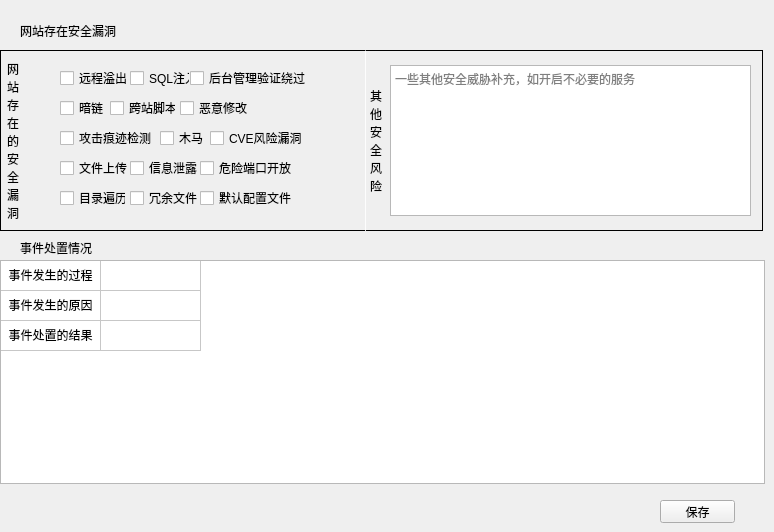
   <widget class="QWidget" name="tab_4">
    <attribute name="title">
     <string>事件处置</string>
    </attribute>
    <widget class="QLabel" name="label_15">
     <property name="geometry">
      <rect>
       <x>20</x>
       <y>20</y>
       <width>101</width>
       <height>21</height>
      </rect>
     </property>
     <property name="text">
      <string>网站存在安全漏洞</string>
     </property>
    </widget>
    <widget class="QLabel" name="label_16">
     <property name="geometry">
      <rect>
       <x>7</x>
       <y>50</y>
       <width>21</width>
       <height>181</height>
      </rect>
     </property>
     <property name="layoutDirection">
      <enum>Qt::LeftToRight</enum>
     </property>
     <property name="styleSheet">
      <string notr="true">font: 75 10pt &quot;Agency FB&quot;;
</string>
     </property>
     <property name="text">
      <string>网站存在的安全漏洞 </string>
     </property>
     <property name="alignment">
      <set>Qt::AlignLeading|Qt::AlignLeft|Qt::AlignVCenter</set>
     </property>
     <property name="wordWrap">
      <bool>true</bool>
     </property>
    </widget>
    <widget class="QLabel" name="label_17">
     <property name="geometry">
      <rect>
       <x>0</x>
       <y>50</y>
       <width>763</width>
       <height>181</height>
      </rect>
     </property>
     <property name="frameShape">
      <enum>QFrame::Panel</enum>
     </property>
     <property name="text">
      <string/>
     </property>
    </widget>
    <widget class="QCheckBox" name="holeCheckBox_1">
     <property name="geometry">
      <rect>
       <x>60</x>
       <y>70</y>
       <width>71</width>
       <height>16</height>
      </rect>
     </property>
     <property name="text">
      <string>远程溢出</string>
     </property>
    </widget>
    <widget class="QCheckBox" name="holeCheckBox_2">
     <property name="geometry">
      <rect>
       <x>130</x>
       <y>70</y>
       <width>60</width>
       <height>16</height>
      </rect>
     </property>
     <property name="text">
      <string>SQL注入</string>
     </property>
    </widget>
    <widget class="QCheckBox" name="holeCheckBox_3">
     <property name="geometry">
      <rect>
       <x>190</x>
       <y>70</y>
       <width>121</width>
       <height>16</height>
      </rect>
     </property>
     <property name="text">
      <string>后台管理验证绕过</string>
     </property>
    </widget>
    <widget class="QCheckBox" name="holeCheckBox_4">
     <property name="geometry">
      <rect>
       <x>60</x>
       <y>100</y>
       <width>45</width>
       <height>16</height>
      </rect>
     </property>
     <property name="text">
      <string>暗链</string>
     </property>
    </widget>
    <widget class="QCheckBox" name="holeCheckBox_5">
     <property name="geometry">
      <rect>
       <x>110</x>
       <y>100</y>
       <width>66</width>
       <height>16</height>
      </rect>
     </property>
     <property name="text">
      <string>跨站脚本</string>
     </property>
    </widget>
    <widget class="QCheckBox" name="holeCheckBox_6">
     <property name="geometry">
      <rect>
       <x>180</x>
       <y>100</y>
       <width>71</width>
       <height>16</height>
      </rect>
     </property>
     <property name="text">
      <string>恶意修改</string>
     </property>
    </widget>
    <widget class="QCheckBox" name="holeCheckBox_7">
     <property name="geometry">
      <rect>
       <x>60</x>
       <y>130</y>
       <width>96</width>
       <height>16</height>
      </rect>
     </property>
     <property name="text">
      <string>攻击痕迹检测</string>
     </property>
    </widget>
    <widget class="QCheckBox" name="holeCheckBox_8">
     <property name="geometry">
      <rect>
       <x>160</x>
       <y>130</y>
       <width>46</width>
       <height>16</height>
      </rect>
     </property>
     <property name="text">
      <string>木马</string>
     </property>
    </widget>
    <widget class="QCheckBox" name="holeCheckBox_9">
     <property name="geometry">
      <rect>
       <x>210</x>
       <y>130</y>
       <width>101</width>
       <height>16</height>
      </rect>
     </property>
     <property name="text">
      <string>CVE风险漏洞</string>
     </property>
    </widget>
    <widget class="QCheckBox" name="holeCheckBox_10">
     <property name="geometry">
      <rect>
       <x>60</x>
       <y>160</y>
       <width>68</width>
       <height>16</height>
      </rect>
     </property>
     <property name="text">
      <string>文件上传</string>
     </property>
    </widget>
    <widget class="QCheckBox" name="holeCheckBox_11">
     <property name="geometry">
      <rect>
       <x>130</x>
       <y>160</y>
       <width>68</width>
       <height>16</height>
      </rect>
     </property>
     <property name="text">
      <string>信息泄露</string>
     </property>
    </widget>
    <widget class="QCheckBox" name="holeCheckBox_14">
     <property name="geometry">
      <rect>
       <x>130</x>
       <y>190</y>
       <width>68</width>
       <height>16</height>
      </rect>
     </property>
     <property name="text">
      <string>冗余文件</string>
     </property>
    </widget>
    <widget class="QCheckBox" name="holeCheckBox_12">
     <property name="geometry">
      <rect>
       <x>200</x>
       <y>160</y>
       <width>101</width>
       <height>16</height>
      </rect>
     </property>
     <property name="text">
      <string>危险端口开放</string>
     </property>
    </widget>
    <widget class="QCheckBox" name="holeCheckBox_15">
     <property name="geometry">
      <rect>
       <x>200</x>
       <y>190</y>
       <width>101</width>
       <height>16</height>
      </rect>
     </property>
     <property name="text">
      <string>默认配置文件</string>
     </property>
    </widget>
    <widget class="QCheckBox" name="holeCheckBox_13">
     <property name="geometry">
      <rect>
       <x>60</x>
       <y>190</y>
       <width>66</width>
       <height>16</height>
      </rect>
     </property>
     <property name="text">
      <string>目录遍历</string>
     </property>
    </widget>
    <widget class="QTableWidget" name="disposeTableWidget">
     <property name="geometry">
      <rect>
       <x>0</x>
       <y>260</y>
       <width>765</width>
       <height>224</height>
      </rect>
     </property>
     <property name="rowCount">
      <number>3</number>
     </property>
     <property name="columnCount">
      <number>2</number>
     </property>
     <attribute name="horizontalHeaderVisible">
      <bool>false</bool>
     </attribute>
     <attribute name="horizontalHeaderHighlightSections">
      <bool>true</bool>
     </attribute>
     <attribute name="verticalHeaderVisible">
      <bool>false</bool>
     </attribute>
     <attribute name="verticalHeaderHighlightSections">
      <bool>true</bool>
     </attribute>
     <row/>
     <row/>
     <row/>
     <column/>
     <column/>
     <item row="0" column="0">
      <property name="text">
       <string>事件发生的过程</string>
      </property>
      <property name="textAlignment">
       <set>AlignCenter</set>
      </property>
      <property name="background">
       <brush brushstyle="NoBrush">
        <color alpha="255">
         <red>240</red>
         <green>240</green>
         <blue>240</blue>
        </color>
       </brush>
      </property>
      <property name="flags">
       <set>ItemIsDragEnabled|ItemIsUserCheckable|ItemIsEnabled</set>
      </property>
     </item>
     <item row="1" column="0">
      <property name="text">
       <string>事件发生的原因</string>
      </property>
      <property name="textAlignment">
       <set>AlignCenter</set>
      </property>
      <property name="background">
       <brush brushstyle="NoBrush">
        <color alpha="255">
         <red>240</red>
         <green>240</green>
         <blue>240</blue>
        </color>
       </brush>
      </property>
      <property name="flags">
       <set>ItemIsDragEnabled|ItemIsUserCheckable|ItemIsEnabled</set>
      </property>
     </item>
     <item row="2" column="0">
      <property name="text">
       <string>事件处置的结果</string>
      </property>
      <property name="textAlignment">
       <set>AlignCenter</set>
      </property>
      <property name="background">
       <brush brushstyle="NoBrush">
        <color alpha="255">
         <red>240</red>
         <green>240</green>
         <blue>240</blue>
        </color>
       </brush>
      </property>
      <property name="flags">
       <set>ItemIsDragEnabled|ItemIsUserCheckable|ItemIsEnabled</set>
      </property>
     </item>
    </widget>
    <widget class="QLabel" name="label_18">
     <property name="geometry">
      <rect>
       <x>20</x>
       <y>240</y>
       <width>81</width>
       <height>16</height>
      </rect>
     </property>
     <property name="text">
      <string>事件处置情况</string>
     </property>
    </widget>
    <widget class="QPushButton" name="saveButton">
     <property name="geometry">
      <rect>
       <x>660</x>
       <y>500</y>
       <width>75</width>
       <height>23</height>
      </rect>
     </property>
     <property name="styleSheet">
      <string notr="true">font: 8pt &quot;微软雅黑&quot;;</string>
     </property>
     <property name="text">
      <string>保存</string>
     </property>
    </widget>
    <widget class="Line" name="line">
     <property name="geometry">
      <rect>
       <x>365</x>
       <y>50</y>
       <width>1</width>
       <height>181</height>
      </rect>
     </property>
     <property name="styleSheet">
      <string notr="true">border-color: rgb(220, 220, 220);
background-color: rgb(220, 220, 220);</string>
     </property>
     <property name="orientation">
      <enum>Qt::Vertical</enum>
     </property>
    </widget>
    <widget class="QLabel" name="label_19">
     <property name="geometry">
      <rect>
       <x>370</x>
       <y>50</y>
       <width>21</width>
       <height>181</height>
      </rect>
     </property>
     <property name="layoutDirection">
      <enum>Qt::LeftToRight</enum>
     </property>
     <property name="styleSheet">
      <string notr="true">font: 75 10pt &quot;Agency FB&quot;;
</string>
     </property>
     <property name="text">
      <string>其他安全风险</string>
     </property>
     <property name="alignment">
      <set>Qt::AlignLeading|Qt::AlignLeft|Qt::AlignVCenter</set>
     </property>
     <property name="wordWrap">
      <bool>true</bool>
     </property>
    </widget>
    <widget class="QTextEdit" name="otherTextEdit">
     <property name="geometry">
      <rect>
       <x>390</x>
       <y>65</y>
       <width>361</width>
       <height>151</height>
      </rect>
     </property>
     <property name="placeholderText">
      <string>一些其他安全威胁补充，如开启不必要的服务</string>
     </property>
    </widget>
   </widget>
